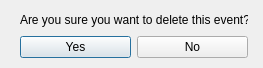
<?xml version="1.0" encoding="UTF-8"?>
<ui version="4.0">
 <class>Delete_dialog</class>
 <widget class="QDialog" name="Delete_dialog">
  <property name="geometry">
   <rect>
    <x>0</x>
    <y>0</y>
    <width>263</width>
    <height>68</height>
   </rect>
  </property>
  <property name="windowTitle">
   <string>Delete event</string>
  </property>
  <property name="windowIcon">
   <iconset resource="../resources/clndr_res.qrc">
    <normaloff>:/calendar.ico</normaloff>:/calendar.ico</iconset>
  </property>
  <widget class="QWidget" name="layoutWidget">
   <property name="geometry">
    <rect>
     <x>20</x>
     <y>10</y>
     <width>228</width>
     <height>48</height>
    </rect>
   </property>
   <layout class="QGridLayout" name="gridLayout">
    <item row="1" column="0">
     <widget class="QPushButton" name="yesButton">
      <property name="text">
       <string>Yes</string>
      </property>
     </widget>
    </item>
    <item row="1" column="1">
     <widget class="QPushButton" name="noButton">
      <property name="text">
       <string>No</string>
      </property>
     </widget>
    </item>
    <item row="0" column="0" colspan="2">
     <widget class="QLabel" name="label">
      <property name="text">
       <string>Are you sure you want to delete this event?</string>
      </property>
     </widget>
    </item>
   </layout>
  </widget>
 </widget>
 <resources>
  <include location="../resources/clndr_res.qrc"/>
 </resources>
 <connections/>
</ui>
